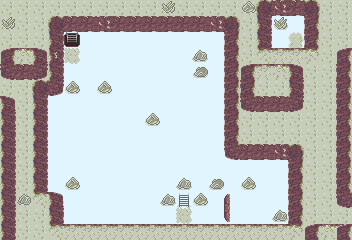

Rendered tile map (Tiled .tmx) drawn with the repository's tilesets; below, a short description and the map source with its tile grids summarised:
An orthogonal 22x15 tile map with 16x16 px tiles, 2 tile layers (Tile Layer 1, Tile Layer 2), 6 tilesets and 12 objects (3x Monster, 2x Door, NPC).

<map version="1.9" tiledversion="1.9.0" orientation="orthogonal" renderorder="right-down" width="22" height="15" tilewidth="16" tileheight="16" infinite="0" backgroundcolor="#e1f5fe" nextlayerid="12" nextobjectid="99">
 <properties>
  <property name="action">(begin
  (map-name "MOSSY CRYPT – B2F")
  (set-pp-snowballs 3))</property>
  <property name="disable-worldmap" type="bool" value="true" />
  <property name="map-name" value="MOSSY CRYPT – B2F" />
  <property name="milla" value="(dialog '((&quot;/milla&quot; &quot;We are underground.&quot;)))" />
  <property name="music" value="enemies" />
 </properties>
 <tileset firstgid="1" source="../tilesets/npc_common.tsx" />
 <tileset firstgid="53" source="../tilesets/outdoor-1.tsx" />
 <tileset firstgid="181" source="../tilesets/indoor.tsx" />
 <tileset firstgid="237" source="../tilesets/crypt-1.tsx" />
 <tileset firstgid="293" source="../tilesets/monsters.tsx" />
 <tileset firstgid="368" source="../tilesets/basic.tsx" />
 <layer id="1" name="Tile Layer 1" width="22" height="15">
  <data>[330 cells, 204 non-empty, 25 distinct tile ids]</data>
 </layer>
 <layer id="6" name="Tile Layer 2" width="22" height="15">
  <data>[330 cells, 17 non-empty, 7 distinct tile ids]</data>
 </layer>
 <objectgroup id="10" name="npcs">
  <object id="84" class="Monster" gid="293" x="80" y="144" width="16" height="16">
   <properties>
    <property name="hp" type="float" value="20" />
    <property name="level" type="float" value="0" />
   </properties>
  </object>
  <object id="85" class="Monster" gid="293" x="112" y="176" width="16" height="16">
   <properties>
    <property name="hp" type="float" value="20" />
    <property name="level" type="float" value="0" />
   </properties>
  </object>
  <object id="86" class="Monster" gid="293" x="144" y="144" width="16" height="16">
   <properties>
    <property name="hp" type="float" value="20" />
    <property name="level" type="float" value="0" />
   </properties>
  </object>
  <object id="87" gid="45" x="256" y="96" width="16" height="16">
   <properties>
    <property name="action" value="(dialog '((&quot;/&quot; &quot;…&quot;)))" />
    <property name="actionOnEvent">(if (has-item "signet-1")
    (delete-me))</property>
   </properties>
  </object>
  <object id="88" gid="47" x="16" y="64" width="16" height="16">
   <properties>
    <property name="action" value="(dialog '((&quot;/&quot; &quot;…&quot;)))" />
    <property name="actionOnEvent">(if (has-item "signet-1")
    (delete-me))</property>
   </properties>
  </object>
  <object id="89" class="NPC" gid="45" x="80" y="48" width="16" height="16">
   <properties>
    <property name="action" value="(dialog '((&quot;/&quot; &quot;We're watching you.&quot;)))" />
    <property name="actionOnEvent">(if (has-item "signet-1")
    (delete-me))</property>
   </properties>
  </object>
 </objectgroup>
 <objectgroup id="9" name="items">
  <object id="90" gid="379" x="48" y="192" width="16" height="16">
   <properties>
    <property name="healthPointsDelta" type="int" value="20" />
   </properties>
  </object>
  <object id="95" gid="284" x="128" y="224" width="16" height="16">
   <properties>
    <property name="action">(if (and (has-weapon 1) (&gt; (enemies-count) 0))
  (if (max-pp-snowballs)
    (dialog '(("The snowballs container is full.")))
    (dialog '(("* {{hero}} fills his snowballs container *"))))
  (dialog '(("A snowdrift."))))</property>
    <property name="actionOnCollision">(begin
  (define inspect-key (get-inspect-key))
  (define event-id "t1_02-snow-collision")
  (if (!get event-id)
    (begin
      (dialog '(("/" "Hmm, I think if I run out of snowballs I can make new ones from snowdrifts like this one.\nI just have to press the \"{{inspect-key}}\" button.")))
      (set event-id #t))))</property>
   </properties>
  </object>
  <object id="97" gid="276" x="80" y="48" width="16" height="16">
   <properties>
    <property name="action">(begin
    (define item-id "t1_02.money")
    (define money-diff 100)
    (if (! (has-item item-id))
        (begin
            (dialog '(("* {{hero}} found {{money-diff}} ¤ *")))
            (give-item item-id)
            (set-money-diff money-diff))
        (dialog '(("A rock covered by moss.")))))</property>
    <property name="actionOnEvent">(if (! (has-item "signet-1"))
    (delete-me))</property>
   </properties>
  </object>
  <object id="98" gid="379" x="160" y="224" width="16" height="16">
   <properties>
    <property name="healthPointsDelta" type="int" value="50" />
   </properties>
  </object>
 </objectgroup>
 <objectgroup id="2" name="spawn points">
  <object id="80" class="Door" x="176" y="208" width="16" height="16">
   <properties>
    <property name="mainDoor" type="bool" value="true" />
    <property name="roomId" value="t1_01" />
   </properties>
  </object>
  <object id="83" class="Door" x="64" y="48" width="16" height="16">
   <properties>
    <property name="roomId" value="t1_03" />
   </properties>
  </object>
 </objectgroup>
</map>
